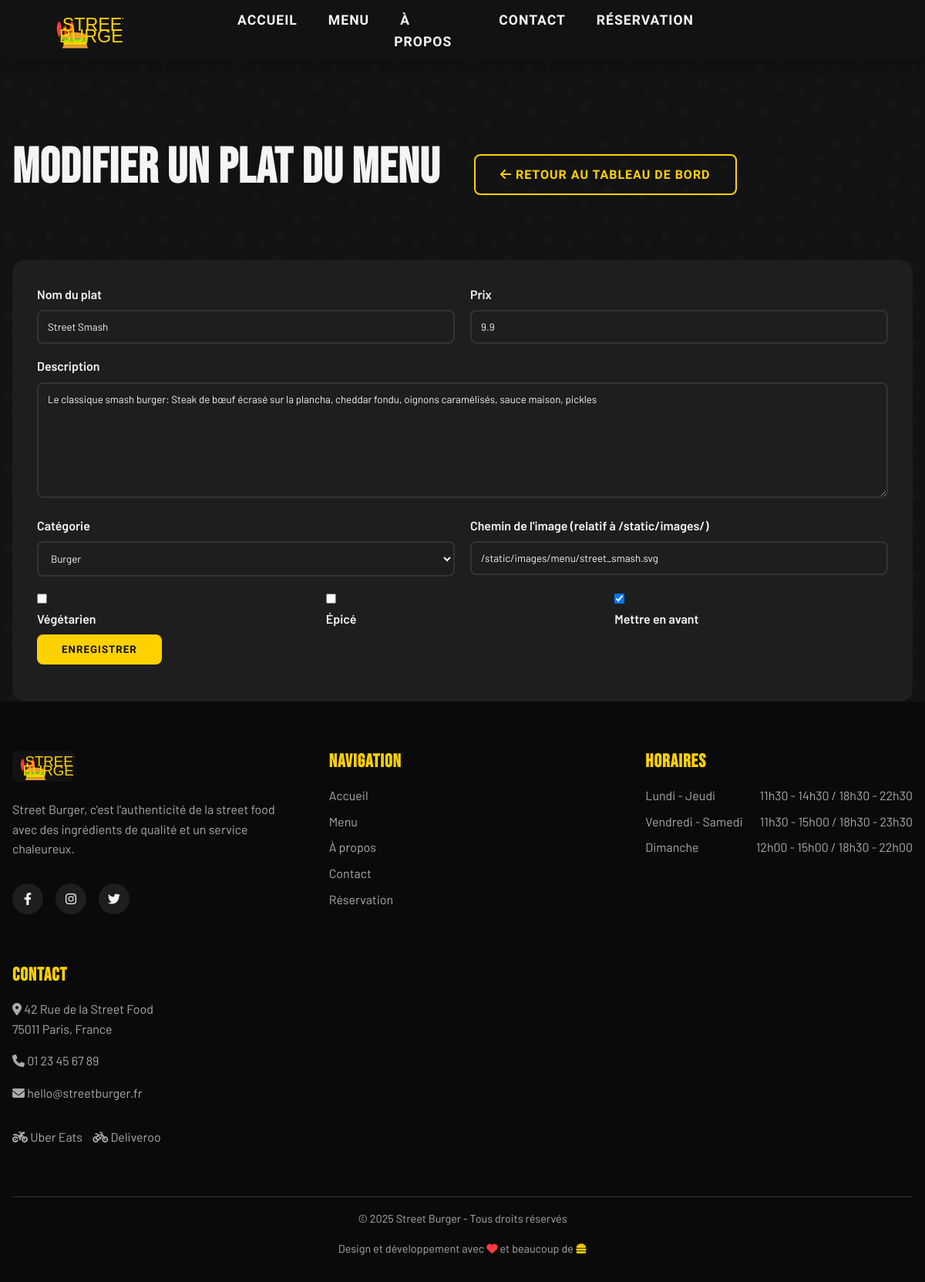
The page /admin/menu/edit/1 (signed in) on the database its author committed.
### models.py (models this page shows, shortened)
class MenuItem(db.Model):
    id = db.Column(db.Integer, primary_key=True)
    name = db.Column(db.String(100), nullable=False)
    description = db.Column(db.Text, nullable=False)
    price = db.Column(db.Float, nullable=False)
    image_path = db.Column(db.String(255))
    category = db.Column(db.String(50), nullable=False)  # 'burger', 'side', 'dessert', 'boisson'
    is_vegetarian = db.Column(db.Boolean, default=False)
    is_spicy = db.Column(db.Boolean, default=False)
    featured = db.Column(db.Boolean, default=False)
    created_at = db.Column(db.DateTime, default=datetime.utcnow)

### routes.py (the view, shortened to what this page needs)
    @app.route('/admin/menu/edit/<int:item_id>', methods=['GET', 'POST'])
    @login_required
    @admin_required
    def edit_menu_item(item_id):
        menu_item = MenuItem.query.get_or_404(item_id)
        form = MenuItemForm(obj=menu_item)
        return render_template('admin/upload.html', form=form, title="Modifier un plat du menu")

### forms.py
class MenuItemForm(FlaskForm):
    name = StringField('Nom du plat', validators=[DataRequired(), Length(min=2, max=100)])
    description = TextAreaField('Description', validators=[DataRequired(), Length(min=10, max=500)])
    price = FloatField('Prix', validators=[DataRequired(), NumberRange(min=0.1)])
    category = SelectField('Catégorie', choices=[
        ('burger', 'Burger'),
        ('side', 'Accompagnement'),
        ('dessert', 'Dessert'),
        ('boisson', 'Boisson')
    ], validators=[DataRequired()])
    is_vegetarian = BooleanField('Végétarien')
    is_spicy = BooleanField('Épicé')
    featured = BooleanField('Mettre en avant')
    image_path = StringField('Chemin de l\'image (relatif à /static/images/)')
    submit = SubmitField('Enregistrer')

### templates/admin/upload.html (shortened to what this page needs)
{% extends 'base.html' %}  {% block content %}
<div class="admin-container">
  <div class="container">
    <div class="admin-header">
      <div class="row justify-between align-center">
        <div class="col">
          <h1>{{ title }}</h1>
        </div>
        <div class="col text-right">
          <a href="{{ url_for('admin_dashboard') }}" class="btn btn-outline">
            <i class="fas fa-arrow-left"></i> Retour au tableau de bord
          </a>
        </div>
      </div>
    </div>
    <div class="admin-content">
      <div class="upload-form">
        <form method="POST" enctype="multipart/form-data">
          {% if 'menu' in request.path %}
          <div class="form-row">
            <div class="form-col">
              <div class="form-group">
                {{ form.name.label }} {{ form.name(class="form-control",
                placeholder="Nom du plat") }}
              </div>
            </div>
            <div class="form-col">
              <div class="form-group">
                {{ form.price.label }} {{ form.price(class="form-control",
                placeholder="9.90") }}
              </div>
            </div>
          </div>
          <div class="form-group">
            {{ form.description.label }} {{
            form.description(class="form-control", placeholder="Description du
            plat", rows=3) }}
          </div>
          <div class="form-row">
            <div class="form-col">
              <div class="form-group">
                {{ form.category.label }} {{ form.category(class="form-control")
                }}
              </div>
            </div>
            <div class="form-col">
              <div class="form-group">
                {{ form.image_path.label }} {{
                form.image_path(class="form-control",
                placeholder="menu/burger.jpg") }}
              </div>
            </div>
          </div>
          <div class="form-row">
            <div class="form-col">
              <div class="form-check">
                {{ form.is_vegetarian(class="form-check-input") }} {{
                form.is_vegetarian.label(class="form-check-label") }}
              </div>
            </div>
            <div class="form-col">
              <div class="form-check">
                {{ form.is_spicy(class="form-check-input") }} {{
                form.is_spicy.label(class="form-check-label") }}
              </div>
            </div>
            <div class="form-col">
              <div class="form-check">
                {{ form.featured(class="form-check-input") }} {{
                form.featured.label(class="form-check-label") }}
              </div>
            </div>
          </div>
          {% endif %}
          <div class="form-group">
            {{ form.submit(class="btn btn-primary") }}
          </div>
        </form>
      </div>
    </div>
  </div>
</div>
{% endblock %}

### static/css/style.css (style rules this page uses)
:root { --dark-bg: #121212; --dark-bg-alt: #1e1e1e; --mustard: #ffd100; --ketchup: #ff3a3a; --neon-green: #39ff14; --txt-light: #f5f5f5; --txt-gray: #aaaaaa; --border-color: #333333; --primary: var(--mustard); --secondary: var(--ketchup); --accent: var(--neon-green); --bg-main: var(--dark-bg); --bg-alt: var(--dark-bg-alt); --text-main: var(--txt-light); --text-secondary: var(--txt-gray); --spacing-xs: 0.5rem; --spacing-sm: 1rem; --spacing-md: 2rem; --spacing-lg: 4rem; --spacing-xl: 8rem; --border-radius-sm: 4px; --border-radius-md: 8px; --border-radius-lg: 16px; --z-sticky: 100; --z-modal: 1000; }
* { margin: 0; padding: 0; box-sizing: border-box; }
html { font-size: 16px; scroll-behavior: smooth; }
body { font-family: "Barlow", sans-serif; background-color: var(--bg-main); color: var(--text-main); line-height: 1.6; overflow-x: hidden; }
h1, h2, h3, h4, h5, h6 { font-family: "Bebas Neue", sans-serif; text-transform: uppercase; letter-spacing: 1px; margin-bottom: 1rem; line-height: 1.2; }
h1 { font-size: 4rem; }
a { color: var(--primary); text-decoration: none; transition: all 0.3s ease; }
.container { width: 100%; max-width: 1200px; margin: 0 auto; padding: 0 var(--spacing-sm); }
.row { display: flex; flex-wrap: wrap; margin: 0 -15px; }
.col { flex: 1; padding: 0 15px; }
.btn { display: inline-block; font-family: "Barlow Condensed", sans-serif; text-transform: uppercase; font-weight: 700; padding: 0.75rem 2rem; border-radius: var(--border-radius-md); cursor: pointer; transition: all 0.3s ease; letter-spacing: 1px; border: none; text-align: center; }
.btn-primary { background-color: var(--primary); color: var(--dark-bg); }
.btn-outline { background-color: transparent; border: 2px solid var(--primary); color: var(--primary); }
.form-group { margin-bottom: var(--spacing-sm); }
label { display: block; margin-bottom: 0.5rem; font-weight: 600; }
.form-control { width: 100%; padding: 0.75rem; border: 2px solid var(--border-color); border-radius: var(--border-radius-md); background-color: var(--bg-alt); color: var(--text-main); font-family: inherit; transition: all 0.3s ease; }
textarea.form-control { min-height: 150px; resize: vertical; }
.form-row { display: flex; flex-wrap: wrap; margin: 0 -10px; }
.form-col { flex: 1; min-width: 200px; padding: 0 10px; }
.admin-container { padding-top: 100px; }
.admin-header { margin-bottom: var(--spacing-lg); }
.admin-content { background-color: var(--bg-alt); padding: var(--spacing-md); border-radius: var(--border-radius-lg); }
.justify-between { justify-content: space-between; }
.align-center { align-items: center; }

### rows shown on the page
MenuItem: name "Street Smash", price "9.9", description "Le classique smash burger: Steak de bœuf écrasé sur la plancha, cheddar fondu, oignons caramélisés, sauce maison, pickles", category "Burger", image_path "/static/images/menu/street_smash.svg", featured "☑"

### other values the page prints
{{ title }} "MODIFIER UN PLAT DU MENU"
